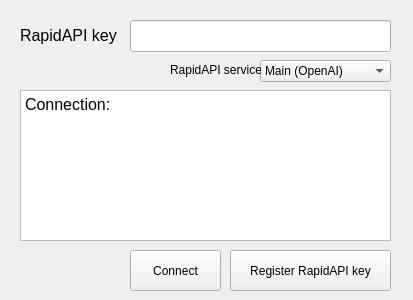
<?xml version="1.0" encoding="UTF-8"?>
<ui version="4.0">
 <class>ApiConfig</class>
 <widget class="QWidget" name="ApiConfig">
  <property name="geometry">
   <rect>
    <x>0</x>
    <y>0</y>
    <width>413</width>
    <height>300</height>
   </rect>
  </property>
  <property name="windowTitle">
   <string>API Setup</string>
  </property>
  <widget class="QLabel" name="label_2">
   <property name="geometry">
    <rect>
     <x>20</x>
     <y>10</y>
     <width>101</width>
     <height>51</height>
    </rect>
   </property>
   <property name="font">
    <font>
     <family>Microsoft Sans Serif</family>
     <pointsize>12</pointsize>
    </font>
   </property>
   <property name="text">
    <string>RapidAPI key</string>
   </property>
  </widget>
  <widget class="QPushButton" name="register_button">
   <property name="geometry">
    <rect>
     <x>230</x>
     <y>250</y>
     <width>161</width>
     <height>41</height>
    </rect>
   </property>
   <property name="cursor">
    <cursorShape>PointingHandCursor</cursorShape>
   </property>
   <property name="text">
    <string>Register RapidAPI key</string>
   </property>
  </widget>
  <widget class="QPushButton" name="submit_button">
   <property name="geometry">
    <rect>
     <x>130</x>
     <y>250</y>
     <width>91</width>
     <height>41</height>
    </rect>
   </property>
   <property name="cursor">
    <cursorShape>PointingHandCursor</cursorShape>
   </property>
   <property name="text">
    <string>Connect</string>
   </property>
  </widget>
  <widget class="QLineEdit" name="lineEdit_2">
   <property name="geometry">
    <rect>
     <x>130</x>
     <y>20</y>
     <width>261</width>
     <height>32</height>
    </rect>
   </property>
  </widget>
  <widget class="QTextBrowser" name="textBrowser">
   <property name="geometry">
    <rect>
     <x>20</x>
     <y>90</y>
     <width>371</width>
     <height>151</height>
    </rect>
   </property>
   <property name="font">
    <font>
     <family>Microsoft Sans Serif</family>
    </font>
   </property>
   <property name="html">
    <string>&lt;!DOCTYPE HTML PUBLIC &quot;-//W3C//DTD HTML 4.0//EN&quot; &quot;http://www.w3.org/TR/REC-html40/strict.dtd&quot;&gt;
&lt;html&gt;&lt;head&gt;&lt;meta name=&quot;qrichtext&quot; content=&quot;1&quot; /&gt;&lt;meta charset=&quot;utf-8&quot; /&gt;&lt;style type=&quot;text/css&quot;&gt;
p, li { white-space: pre-wrap; }
hr { height: 1px; border-width: 0; }
li.unchecked::marker { content: &quot;\2610&quot;; }
li.checked::marker { content: &quot;\2612&quot;; }
&lt;/style&gt;&lt;/head&gt;&lt;body style=&quot; font-family:'Microsoft Sans Serif'; font-size:9pt; font-weight:400; font-style:normal;&quot;&gt;
&lt;p style=&quot; margin-top:0px; margin-bottom:0px; margin-left:0px; margin-right:0px; -qt-block-indent:0; text-indent:0px;&quot;&gt;&lt;span style=&quot; font-family:'Noto Sans'; font-size:12pt;&quot;&gt;Connection:&lt;/span&gt;&lt;/p&gt;&lt;/body&gt;&lt;/html&gt;</string>
   </property>
  </widget>
  <widget class="QComboBox" name="mirror_box">
   <property name="geometry">
    <rect>
     <x>260</x>
     <y>60</y>
     <width>131</width>
     <height>22</height>
    </rect>
   </property>
   <item>
    <property name="text">
     <string>Main (OpenAI)</string>
    </property>
   </item>
   <item>
    <property name="text">
     <string>Mirror (ChatGPT fork)</string>
    </property>
   </item>
  </widget>
  <widget class="QLabel" name="label_4">
   <property name="geometry">
    <rect>
     <x>170</x>
     <y>60</y>
     <width>91</width>
     <height>20</height>
    </rect>
   </property>
   <property name="text">
    <string>RapidAPI service</string>
   </property>
  </widget>
  <zorder>register_button</zorder>
  <zorder>label_2</zorder>
  <zorder>lineEdit_2</zorder>
  <zorder>textBrowser</zorder>
  <zorder>mirror_box</zorder>
  <zorder>label_4</zorder>
  <zorder>submit_button</zorder>
 </widget>
 <tabstops>
  <tabstop>lineEdit_2</tabstop>
  <tabstop>mirror_box</tabstop>
  <tabstop>register_button</tabstop>
  <tabstop>textBrowser</tabstop>
  <tabstop>submit_button</tabstop>
 </tabstops>
 <resources/>
 <connections>
  <connection>
   <sender>lineEdit_2</sender>
   <signal>returnPressed()</signal>
   <receiver>submit_button</receiver>
   <slot>click()</slot>
   <hints>
    <hint type="sourcelabel">
     <x>196</x>
     <y>35</y>
    </hint>
    <hint type="destinationlabel">
     <x>180</x>
     <y>271</y>
    </hint>
   </hints>
  </connection>
 </connections>
</ui>
